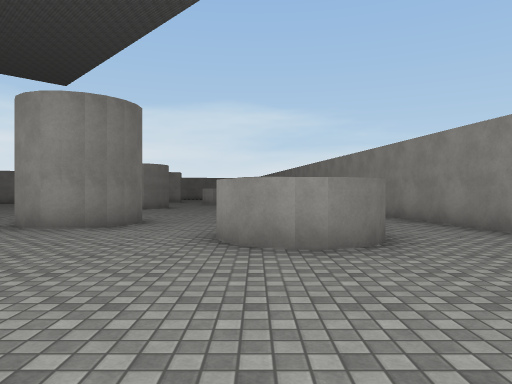
View 1 (above)

24 first-person views from a walk through a Unity game level. The camera is 1.3 m above the floor, looks level and sees 70° across. The floor is counted in squares, 2 m on a side. Each view is taken from the middle of a square. On the plan, view 1 faces up. The plan holds only what a view shows up to about 11 squares ahead; the rest is blank. The place goes on beyond the plan. Surface patterns are stand-ins for the level's own textures.

View 2
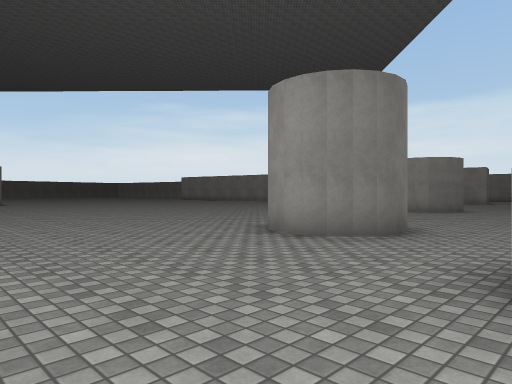

View 3
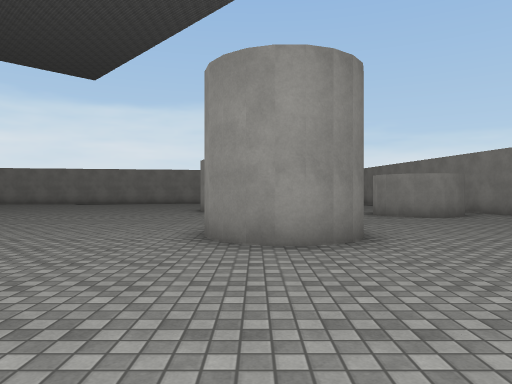

View 4
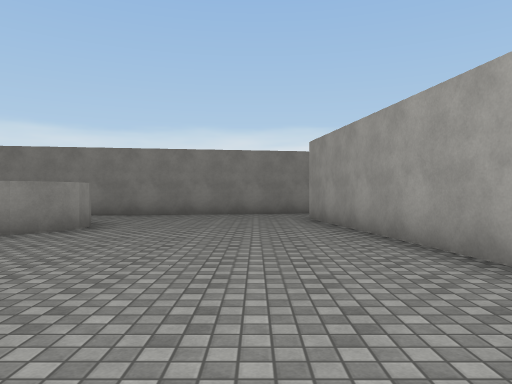

View 5
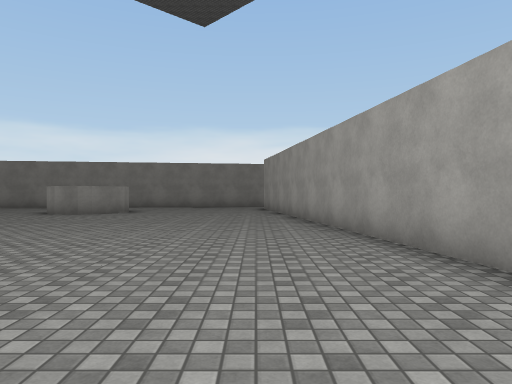

View 6
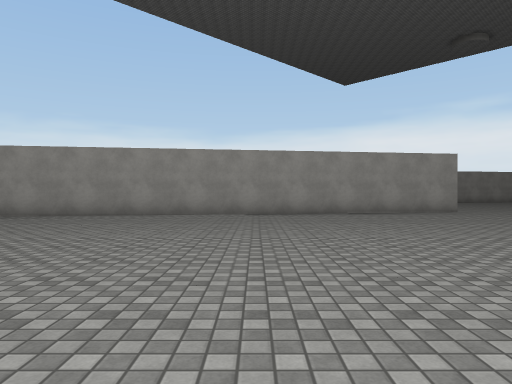

View 7
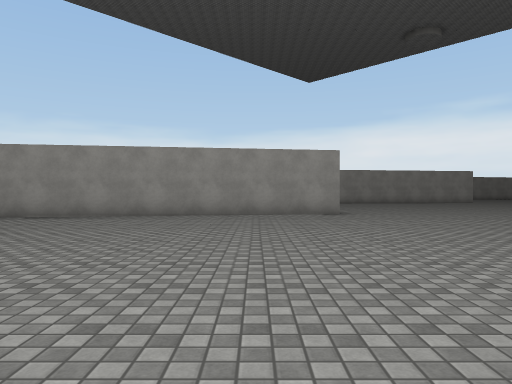

View 8
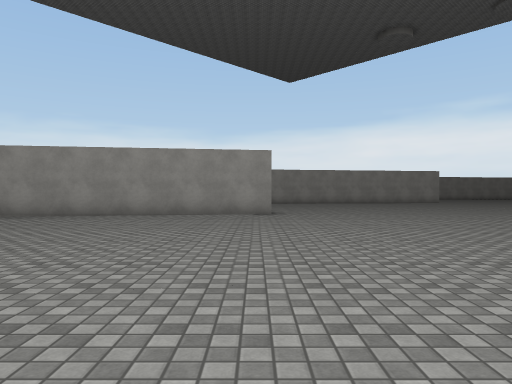

View 9
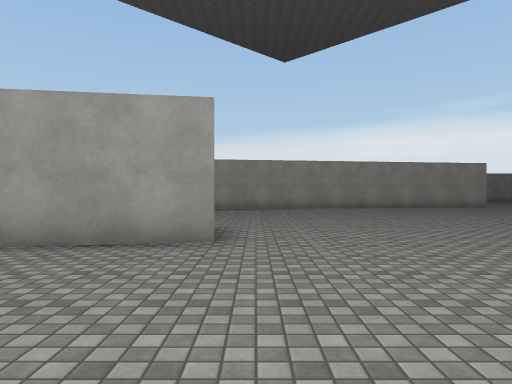

View 10
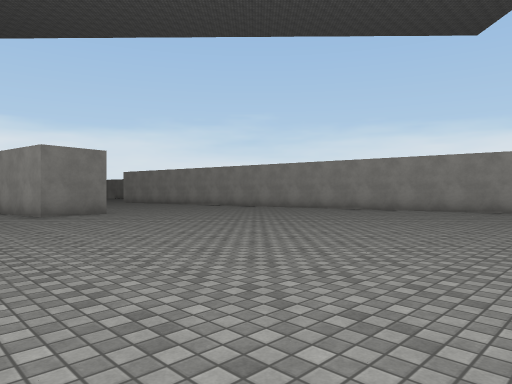

View 11
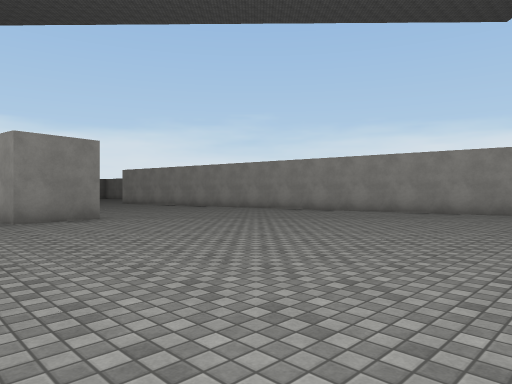

View 12
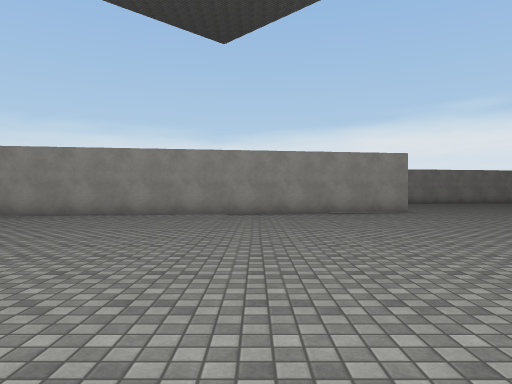

View 13
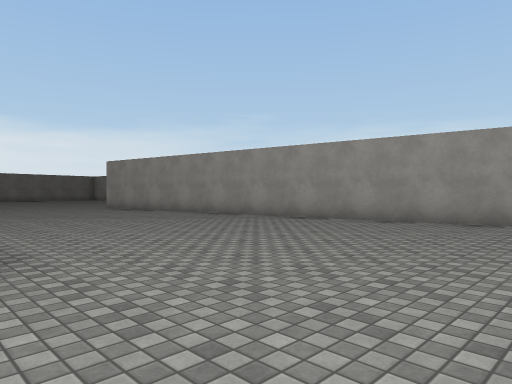

View 14
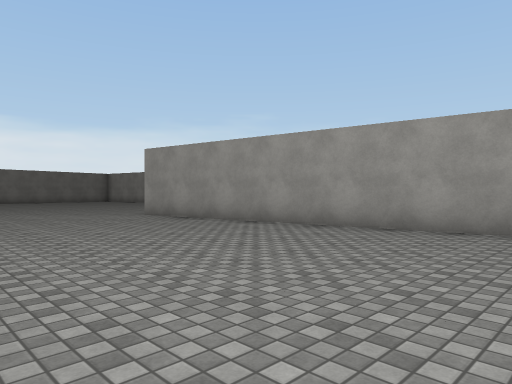

View 15
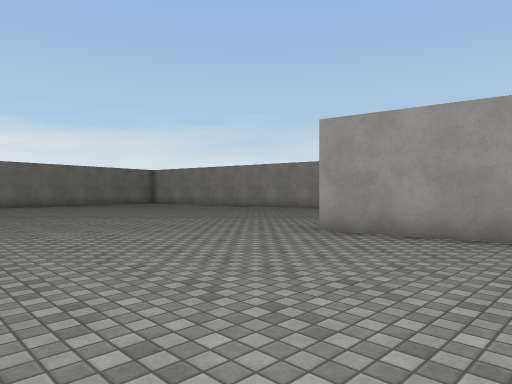

View 16
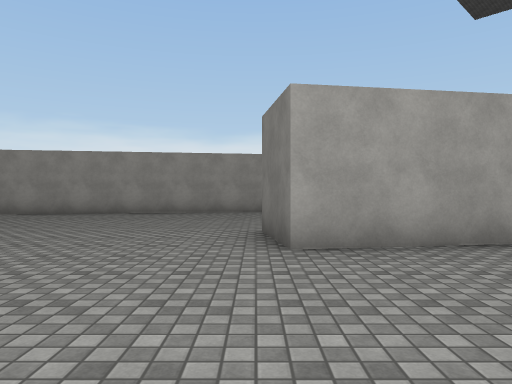

View 17
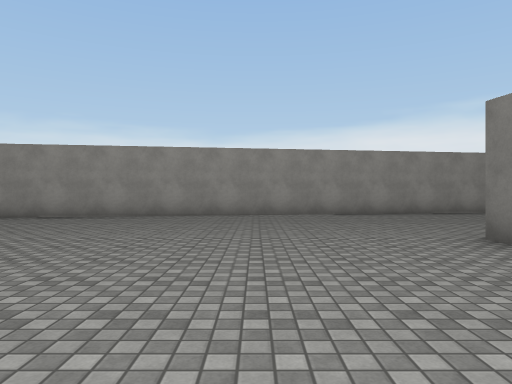

View 18
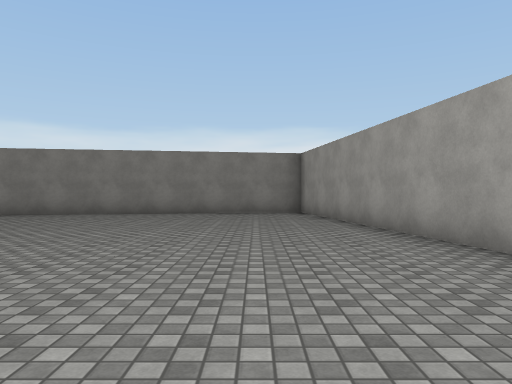

View 19
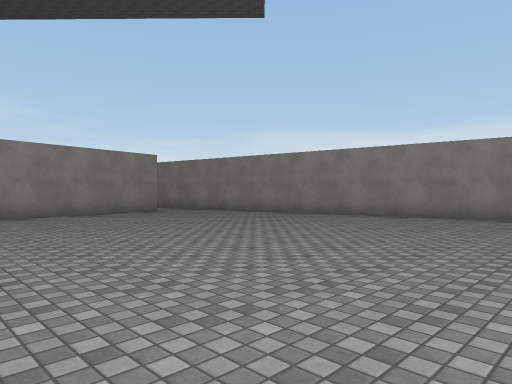

View 20
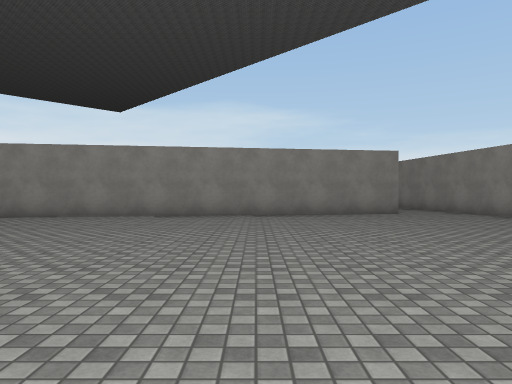

View 21
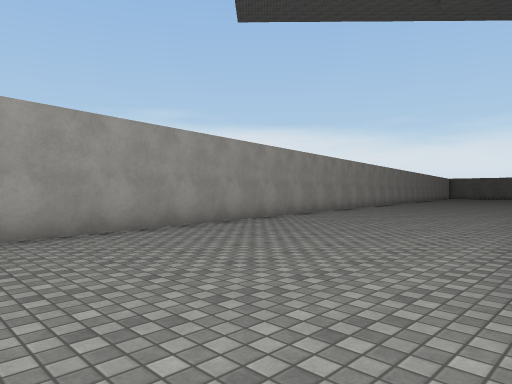

View 22
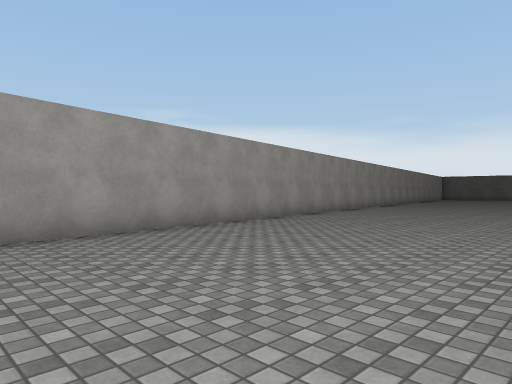

View 23
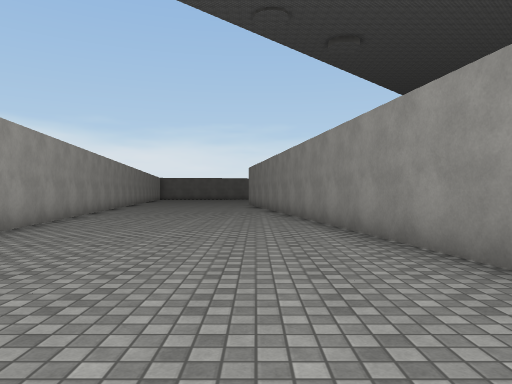

View 24
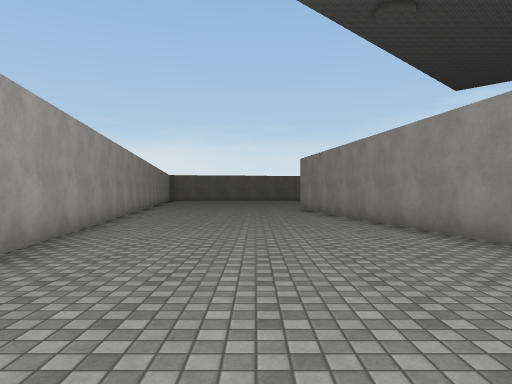

### Floor plan
Points are (right, up) in squares from view 1. A wall is a line through its corners. A room is listed if a view was taken in it or the views show most of it. See-through windows are left out.
Room 1 (views 1, 2, 3, 4, 5, 6, 7, 8, 9, 10, 11, 12, 13, 14, 15, 16, 17, 18, 19, 20, 21, 22, 23, 24)
walls: (-18.2, -5.6) (-18.5, -3.7) (3, -0.3); (-13, -13.9) (-26.1, -16); (-4.4, 6.7) (-4.6, 7) (-4.8, 7.4); (-2.6, 6.8) (-3.2, 6.4); (-2.4, 7.2) (-2.9, 6.6); (-0.4, 4.6) (-0.6, 5.1); (-0.1, 4.3) (-0.6, 4.9); (-2.4, 7.9) (-2.4, 7.4) (-2.6, 6.6) (-3.4, 6.4) (-4, 6.4) (-4.6, 6.8); (0.2, 4.1) (-0.6, 4.7) (-0.6, 5.5); (0.6, 4.1) (0.1, 4.2); (1, 4.1) (0.4, 4.1); (1.5, 4.5) (1.2, 4.2) (0.8, 4.1); (3.2, -2.1) (-7.5, -3.8); (5, -0.4) (3.4, 9.6); (-26.7, -14.2) (-7.4, -11.1) (-7.1, -13); (-0.3, 11.5) (-0.5, 11.8); (5.5, -3.7) (5.2, -1.9); (0.4, 11.1) (0, 11.3); (0.8, 11.1) (0.2, 11.1) (-0.5, 11.6) (-0.7, 12.2); (-21.9, -21.1) (6.9, -16.5); (3, 11.9) (2.9, 13); (7, -13) (6, -6.3)

Where each view was taken, in squares from view 1:
view 1: 0 up, 0 right, facing up
view 2: 2 up, 0 right, facing up-left
view 3: 2 up, 4 left, facing up
view 4: 1 up, 6 left, facing right
view 5: 0 up, 11 left, facing right
view 6: 8 up, 12 left, facing down
view 7: 7 up, 16 left, facing down
view 8: 7 up, 18 left, facing down
view 9: 1 up, 19 left, facing down
view 10: 1 down, 29 left, facing down-right
view 11: 2 down, 27 left, facing down-right
view 12: 3 down, 24 left, facing down
view 13: 5 down, 22 left, facing down-right
view 14: 6 down, 17 left, facing down-right
view 15: 6 down, 11 left, facing down-right
view 16: 7 down, 7 left, facing down
view 17: 8 down, 4 left, facing down
view 18: 15 down, 4 left, facing right
view 19: 13 down, 3 left, facing up-right
view 20: 13 down, 1 left, facing up
view 21: 13 down, 5 left, facing down-left
view 22: 14 down, 10 left, facing down-left
view 23: 16 down, 10 left, facing left
view 24: 18 down, 15 left, facing left
